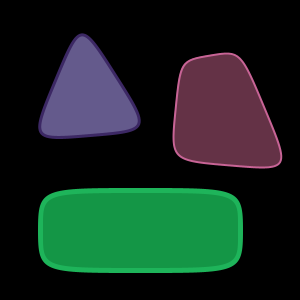
Frame 1 (no input)
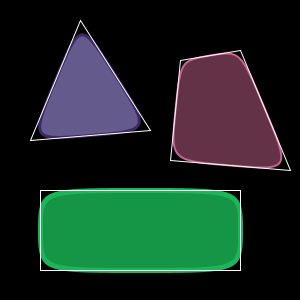
Frame 2 (the mouse pressed at the canvas centre, redrawn once)

The Processing sketch that drew these frames (run headless with seeded random() and noise(); the mouse was pressed at the canvas centre and the sketch redrawn once):

// Processing sketch: processing_34057
// ── processing_34057.pde

boolean showingFrames = false;

void setup() {
  size(300, 300);
  smooth();
  noLoop();
}

void draw() {
  background(0);
  strokeWeight(3);
  stroke(60, 40, 100);
  fill(100, 90, 140);
  roundTriangle(80, 20, 150, 130, 30, 140);
  
  strokeWeight(5);
  stroke(30, 180, 90);
  fill(20, 150, 70);
  roundRect(40, 190, 200, 80);

  strokeWeight(2);
  stroke(200, 100, 150);
  fill(100, 50, 70);
  roundQuad(180, 60, 240, 50, 290, 170, 170, 160);
  
  if(showingFrames) {
    noFill();
    stroke(255);
    strokeWeight(1);
    triangle(80, 20, 150, 130, 30, 140);
    rect(40, 190, 200, 80);
    quad(180, 60, 240, 50, 290, 170, 170, 160);
  }
}

void mousePressed() {
  showingFrames = !showingFrames;
  redraw();
}

void keyPressed() {
  showingFrames = !showingFrames;
  redraw();
}

void roundTriangle(int x1, int y1, int x2, int y2, int x3, int y3) {
  int x12 = (x1 + x2) / 2;
  int y12 = (y1 + y2) / 2;
  int x23 = (x2 + x3) / 2;
  int y23 = (y2 + y3) / 2;
  int x31 = (x3 + x1) / 2;
  int y31 = (y3 + y1) / 2;
  beginShape();
  vertex(x31, y31);
  bezierVertex(x1, y1, x1, y1, x12, y12);
  bezierVertex(x2, y2, x2, y2, x23, y23);
  bezierVertex(x3, y3, x3, y3, x31, y31);
  endShape();
}

void roundQuad(int x1, int y1, int x2, int y2, int x3, int y3, int x4, int y4) {
  int x12 = (x1 + x2) / 2;
  int y12 = (y1 + y2) / 2;
  int x23 = (x2 + x3) / 2;
  int y23 = (y2 + y3) / 2;
  int x34 = (x3 + x4) / 2;
  int y34 = (y3 + y4) / 2;
  int x41 = (x4 + x1) / 2;
  int y41 = (y4 + y1) / 2;
  beginShape();
  vertex(x41, y41);
  bezierVertex(x1, y1, x1, y1, x12, y12);
  bezierVertex(x2, y2, x2, y2, x23, y23);
  bezierVertex(x3, y3, x3, y3, x34, y34);
  bezierVertex(x4, y4, x4, y4, x41, y41);
  endShape();
}

void roundRect(float x, float y, float a, float b) {
  int cx, cy, rx, ry;
  switch(g.rectMode){
    case CORNER:
      cx = int(x + a / 2);
      cy = int(y + b / 2);
      rx = int(a / 2);
      ry = int(b / 2);
      break;
    case CORNERS:
      cx = int((a + x) / 2);
      cy = int((b + y) / 2);
      rx = int((a - x) / 2);
      ry = int((b - y) / 2);
      break;
    case CENTER:
      cx = int(x);
      cy = int(y);
      rx = int(a / 2);
      ry = int(b / 2);
      break;
    default: // RADIUS
      cx = int(x);
      cy = int(y);
      rx = int(a);
      ry = int(b);
      break;
  }
  r(cx, cy, rx, ry);
}
void r(int x, int y, int rx, int ry) {
  pushMatrix();
  translate(x, y);
  beginShape();
  vertex(rx, 0);
  bezierVertex(rx, ry, rx, ry, 0, ry);
  bezierVertex(-rx, ry, -rx, ry, -rx, 0);
  bezierVertex(-rx, -ry, -rx, -ry, 0, -ry);
  bezierVertex(rx, -ry, rx, -ry, rx, 0);
  endShape();
  popMatrix();
}
